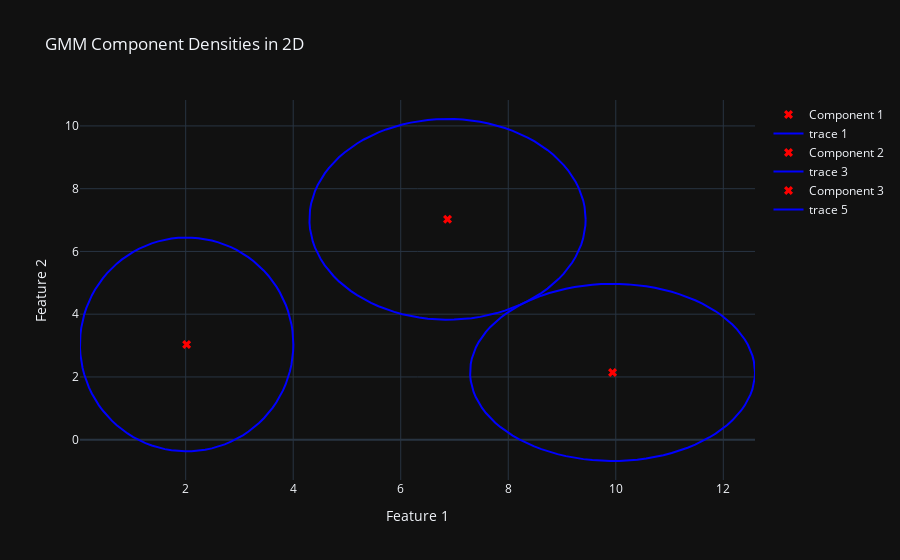

Notebook source saved alongside this figure:
### Markdown cell above
To better illustrate the work of the GMM, we can draw the density of the best parameters:

### Code cell
def plot_gmm_densities_2d(gmm):
    fig = go.Figure()

    for i in range(gmm.k):
        mu = gmm.mu_[i]
        Sigma = gmm.Sigma_[i]

        fig.add_trace(go.Scatter(x=[mu[0]], y=[mu[1]], mode='markers', name=f'Component {i + 1}', marker=dict(size=8, symbol='x', color='red')))

        eigvalues, eigvectors = np.linalg.eigh(Sigma)
        width, height = 2 * np.sqrt(2) * np.sqrt(eigvalues)

        t = np.linspace(0, 2 * np.pi, 100)
        x = mu[0] + width * np.cos(t)
        y = mu[1] + height * np.sin(t)

        fig.add_trace(go.Scatter(x=x, y=y, mode='lines', line=dict(color='blue', width=2)))

    fig.update_layout(xaxis_title='Feature 1')
    fig.update_layout(yaxis_title='Feature 2')
    fig.update_layout(title='GMM Component Densities in 2D')
    fig.update_layout(template="plotly_dark")

    fig.show()

plot_gmm_densities_2d(gmm)
